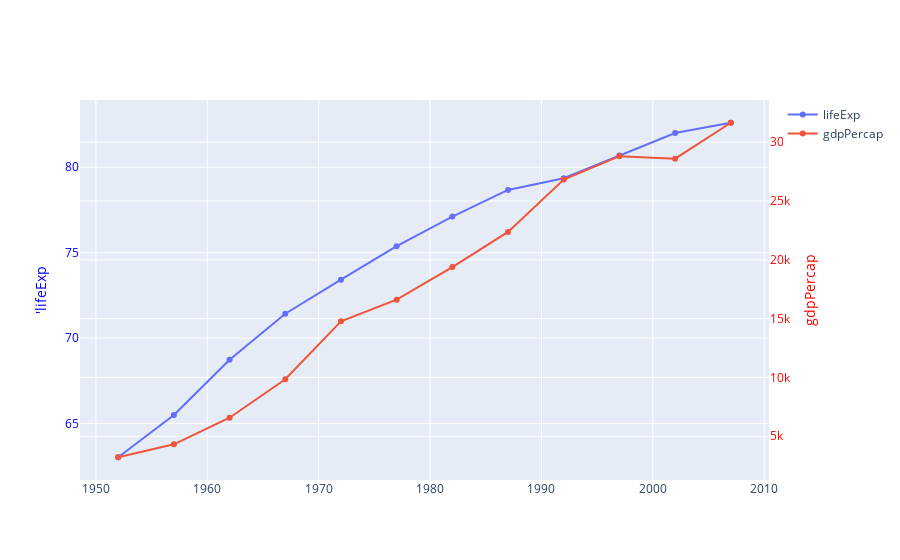

Notebook code cell kept with this figure:
### Markdown cell above
### goオブジェクト
- より高度な作図はgoオブジェクトを使います。
- ここでは一枚のプロットに異なるY軸目盛りを表示する方法を紹介する。
    1. go.Figure()でプロットの「白紙」を作る。
    2. add_trace()で一つずつ散布図を重ねていく。
    3. 2つ目のY軸のデータには、yaxis="y2"を指定して、2つ目のY軸に関連付ける。
    4. update_layout()で二つのY軸の設定をする。
    5. fig.show()で表示する。

### Code cell
import plotly.graph_objs as go

# プロットの作成
fig = go.Figure()

# Y1軸のデータ
fig.add_trace(go.Scatter(x=gapminder_Japan['year'], y=gapminder_Japan['lifeExp'], name="lifeExp", mode="lines+markers"))


# Y2軸のデータ
fig.add_trace(go.Scatter(x=gapminder_Japan['year'], y=gapminder_Japan['gdpPercap'], name="gdpPercap", mode="lines+markers", yaxis="y2"))

# Y軸の設定
fig.update_layout(
    yaxis=dict(
        title="'lifeExp",
        titlefont=dict(color="blue"),
        tickfont=dict(color="blue"),
    ),
    yaxis2=dict(
        title="gdpPercap",
        titlefont=dict(color="red"),
        tickfont=dict(color="red"),
        anchor="x",
        overlaying="y",
        side="right",
    ),
)
fig.show()

### Figure 1 — Plotly figure (JSON) as saved in the notebook; plotly's stock layout.template omitted (floating-point values rounded to 4 significant figures)
{"data": [{"mode": "lines+markers", "name": "lifeExp", "type": "scatter", "x": [1952, 1957, 1962, 1967, 1972, 1977, 1982, 1987, 1992, 1997, 2002, 2007], "y": [63.03, 65.5, 68.73, 71.43, 73.42, 75.38, 77.11, 78.67, 79.36, 80.69, 82, 82.6]}, {"mode": "lines+markers", "name": "gdpPercap", "type": "scatter", "x": [1952, 1957, 1962, 1967, 1972, 1977, 1982, 1987, 1992, 1997, 2002, 2007], "y": [3217.0, 4318.0, 6577.0, 9848.0, 14780.0, 16610.0, 19380.0, 22380.0, 26820.0, 28820.0, 28600.0, 31660.0], "yaxis": "y2"}], "layout": {"yaxis": {"tickfont": {"color": "blue"}, "title": {"font": {"color": "blue"}, "text": "'lifeExp"}}, "yaxis2": {"anchor": "x", "overlaying": "y", "side": "right", "tickfont": {"color": "red"}, "title": {"font": {"color": "red"}, "text": "gdpPercap"}}}}
